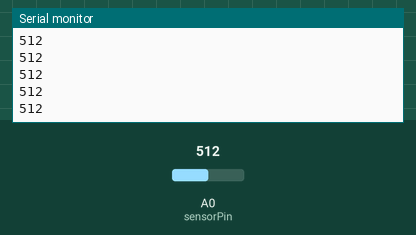
Simulated run of this sketch. Board: Arduino Uno, built with avr-gcc and run on an emulated ATmega328P. Shown: the last lines printed to the serial monitor. Inputs (shaded band) come from the test bench; at power-on: A0 (sensorPin) = 512.

Above: at 1.2 s.
1.3 s: A0 (sensorPin) set to 716
At 2.3 s:
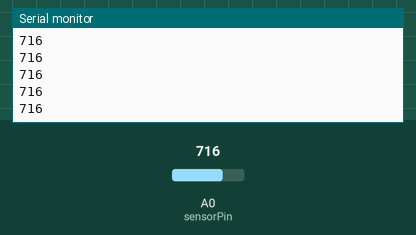
2.8 s: A0 (sensorPin) set to 900
At 3.7 s:
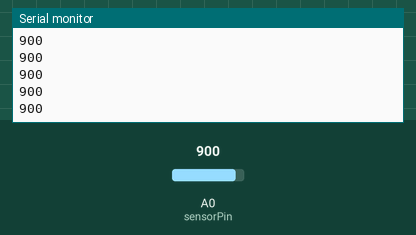
Timing chart, 0 to 5.8 s (numbered marks = the images above; inputs shaded):
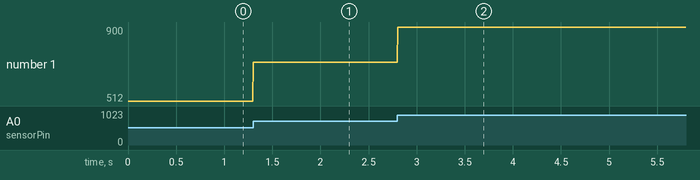

The sketch:

aurduino-sketch.ino
```cpp
int sensorPin = A0;

void setup() {
  Serial.begin(115200);
}

void loop() {
  int value = analogRead(sensorPin);
  Serial.println(value);
  delay(4);
}
```

Measured:
- after the input at 1.3 s, the serial monitor: prints a new line at once (image 1)
- after the input at 2.8 s, the serial monitor: prints a new line at once (image 2)
- plotted number 1: 512 → 716 after the input at 1.3 s, 716 → 900 after the input at 2.8 s
